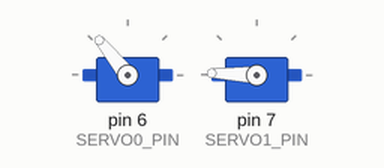
A sketch run on a simulated Arduino Uno, built with avr-gcc and run on an emulated ATmega328P. Parts: 2 × servo.

Above: at 1.05 s.
At 1.35 s:
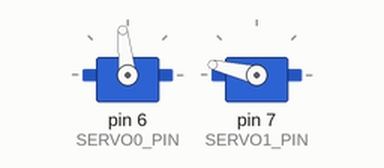
At 1.7 s:
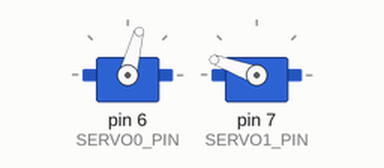
At 2.4 s:
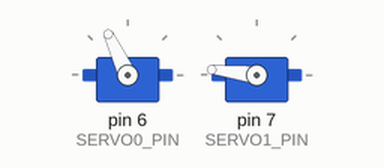
Timing chart, 0 to 5.7 s (numbered marks = the images above):
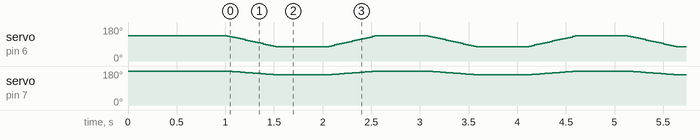

The sketch:

servo_moter.ino
```cpp
#include <Servo.h>

// --- ピン設定 ---
const int SERVO0_PIN = 6;
const int SERVO1_PIN = 7;

// --- 角度設定 ---
const float POS_A_0 = 135.0; // モーター0 開始点
const float POS_B_0 = 75.0;  // モーター0 折り返し点

const float POS_A_1 = 180.0; // モーター1 開始点
const float POS_B_1 = 160.0; // モーター1 折り返し点

// ==========================================
// ★ スピード・待機時間の設定（ここを変更）
// ==========================================
// 片道の移動時間 [ms]（例: 2000 = 2秒かけて移動）
// ※ 数値を小さくすると速く、大きくするとゆっくり動きます
const unsigned long MOVE_DURATION_MS = 500;

// 折り返し地点での一時停止時間 [ms]
const int PAUSE_DELAY_MS = 500;
// ==========================================

Servo servo0;
Servo servo1;

const int STEPS = 100; // 補間の細かさ（基本はそのままでOK）

void moveServos(float start0, float end0, float start1, float end1) {
  // 指定した移動時間から1ステップあたりの待機時間を自動計算
  int stepDelay = MOVE_DURATION_MS / STEPS;

  for (int i = 0; i <= STEPS; i++) {
    float progress = (float)i / STEPS;

    float currentAngle0 = start0 + (end0 - start0) * progress;
    float currentAngle1 = start1 + (end1 - start1) * progress;

    servo0.write((int)currentAngle0);
    servo1.write((int)currentAngle1);

    delay(stepDelay);
  }
}

void setup() {
  servo0.attach(SERVO0_PIN);
  servo1.attach(SERVO1_PIN);

  // 初期位置（A地点）へセット
  servo0.write((int)POS_A_0);
  servo1.write((int)POS_A_1);
  delay(1000);
}

void loop() {
  // 行き: (135° -> 75°, 180° -> 160°)
  moveServos(POS_A_0, POS_B_0, POS_A_1, POS_B_1);
  delay(PAUSE_DELAY_MS);

  // 帰り: (75° -> 135°, 160° -> 180°)
  moveServos(POS_B_0, POS_A_0, POS_B_1, POS_A_1);
  delay(PAUSE_DELAY_MS);
}
```
